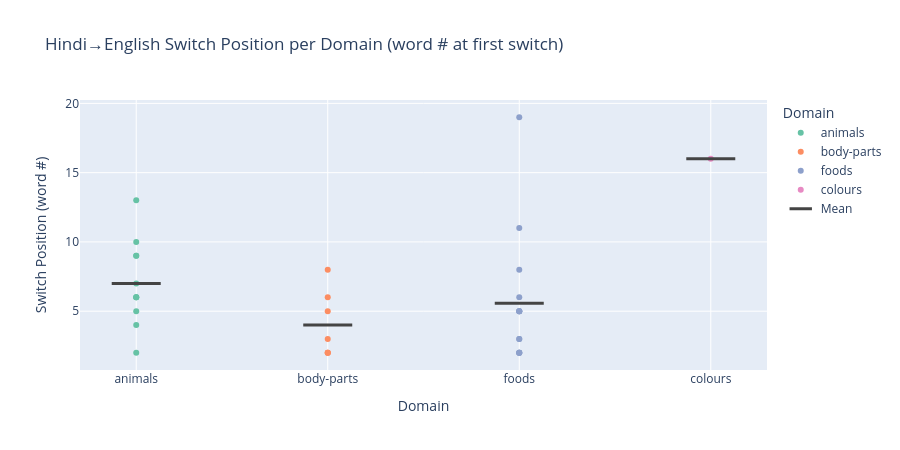
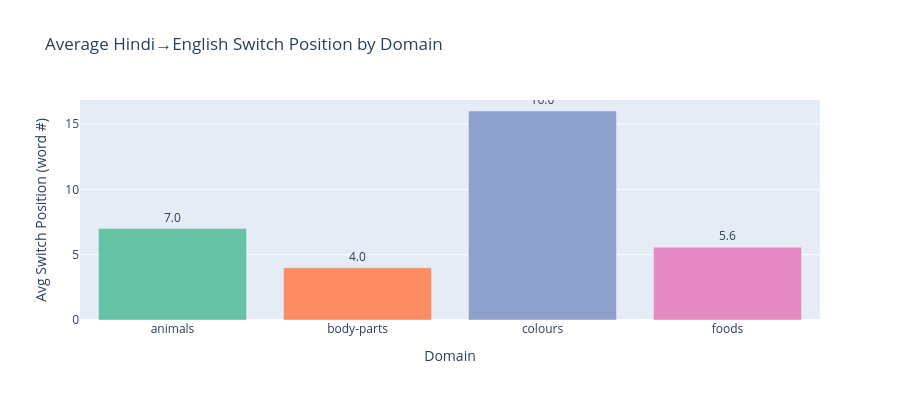

Notebook source saved alongside these figures, in order:
### Code cell
# Visual: scatter strip + mean bar for switch positions per domain
switched_data = switch_df[switch_df["switched_to_english"]].copy()

# Strip plot via px.scatter with jitter
fig = px.scatter(
    switched_data,
    x="domain",
    y="switch_position",
    color="domain",
    color_discrete_sequence=px.colors.qualitative.Set2,
    title="Hindi\u2192English Switch Position per Domain (word # at first switch)",
    labels={"switch_position": "Switch Position (word #)", "domain": "Domain"},
    hover_data=["subject_id"],
)

# Overlay mean as horizontal dash
for i, row in domain_switch_avg.iterrows():
    fig.add_trace(go.Scatter(
        x=[row["domain"]],
        y=[row["avg_switch_position"]],
        mode="markers",
        marker=dict(symbol="line-ew", size=35, color="black", line=dict(width=3)),
        name="Mean" if i == 0 else None,
        showlegend=(i == 0),
    ))

fig.update_layout(height=450, showlegend=True)
fig.show()

# Bar chart of averages
fig2 = px.bar(
    domain_switch_avg,
    x="domain",
    y="avg_switch_position",
    text="avg_switch_position",
    color="domain",
    color_discrete_sequence=px.colors.qualitative.Set2,
    title="Average Hindi\u2192English Switch Position by Domain",
    labels={"avg_switch_position": "Avg Switch Position (word #)", "domain": "Domain"},
    hover_data=["n_subjects", "median_switch_position"],
)
fig2.update_traces(texttemplate="%{text:.1f}", textposition="outside")
fig2.update_layout(showlegend=False, height=400)
fig2.show()

### Figure 1 — Plotly figure (JSON) as saved in the notebook; plotly's stock layout.template omitted (floating-point values rounded to 4 significant figures)
{"data": [{"customdata": [[5157], [10255], [25803], [53307], [61476], [73233], [76112], [77358], [81788], [83682], [92821]], "hovertemplate": "Domain=%{x}<br>Switch Position (word #)=%{y}<br>subject_id=%{customdata[0]}<extra></extra>", "legendgroup": "animals", "marker": {"color": "rgb(102,194,165)", "symbol": "circle"}, "mode": "markers", "name": "animals", "orientation": "v", "showlegend": true, "type": "scatter", "x": ["animals", "animals", "animals", "animals", "animals", "animals", "animals", "animals", "animals", "animals", "animals"], "xaxis": "x", "y": [6.0, 6.0, 13.0, 4.0, 9.0, 2.0, 10.0, 6.0, 7.0, 9.0, 5.0], "yaxis": "y"}, {"customdata": [[5157], [20970], [35389], [43909], [53307], [73233], [77358]], "hovertemplate": "Domain=%{x}<br>Switch Position (word #)=%{y}<br>subject_id=%{customdata[0]}<extra></extra>", "legendgroup": "body-parts", "marker": {"color": "rgb(252,141,98)", "symbol": "circle"}, "mode": "markers", "name": "body-parts", "orientation": "v", "showlegend": true, "type": "scatter", "x": ["body-parts", "body-parts", "body-parts", "body-parts", "body-parts", "body-parts", "body-parts"], "xaxis": "x", "y": [3.0, 2.0, 6.0, 2.0, 5.0, 2.0, 8.0], "yaxis": "y"}, {"customdata": [[5157], [10255], [20970], [25803], [34350], [35389], [49294], [53307], [61476], [76112], [77358], [81788], [83169], [92821]], "hovertemplate": "Domain=%{x}<br>Switch Position (word #)=%{y}<br>subject_id=%{customdata[0]}<extra></extra>", "legendgroup": "foods", "marker": {"color": "rgb(141,160,203)", "symbol": "circle"}, "mode": "markers", "name": "foods", "orientation": "v", "showlegend": true, "type": "scatter", "x": ["foods", "foods", "foods", "foods", "foods", "foods", "foods", "foods", "foods", "foods", "foods", "foods", "foods", "foods"], "xaxis": "x", "y": [2.0, 2.0, 5.0, 2.0, 11.0, 3.0, 5.0, 8.0, 2.0, 5.0, 6.0, 5.0, 3.0, 19.0], "yaxis": "y"}, {"customdata": [[83169]], "hovertemplate": "Domain=%{x}<br>Switch Position (word #)=%{y}<br>subject_id=%{customdata[0]}<extra></extra>", "legendgroup": "colours", "marker": {"color": "rgb(231,138,195)", "symbol": "circle"}, "mode": "markers", "name": "colours", "orientation": "v", "showlegend": true, "type": "scatter", "x": ["colours"], "xaxis": "x", "y": [16.0], "yaxis": "y"}, {"marker": {"color": "black", "line": {"width": 3}, "size": 35, "symbol": "line-ew"}, "mode": "markers", "name": "Mean", "showlegend": true, "type": "scatter", "x": ["animals"], "y": [7]}, {"marker": {"color": "black", "line": {"width": 3}, "size": 35, "symbol": "line-ew"}, "mode": "markers", "showlegend": false, "type": "scatter", "x": ["body-parts"], "y": [4]}, {"marker": {"color": "black", "line": {"width": 3}, "size": 35, "symbol": "line-ew"}, "mode": "markers", "showlegend": false, "type": "scatter", "x": ["colours"], "y": [16]}, {"marker": {"color": "black", "line": {"width": 3}, "size": 35, "symbol": "line-ew"}, "mode": "markers", "showlegend": false, "type": "scatter", "x": ["foods"], "y": [5.57]}], "layout": {"height": 450, "legend": {"title": {"text": "Domain"}, "tracegroupgap": 0}, "showlegend": true, "title": {"text": "Hindi→English Switch Position per Domain (word # at first switch)"}, "xaxis": {"anchor": "y", "categoryarray": ["animals", "body-parts", "foods", "colours"], "categoryorder": "array", "domain": [0, 1], "title": {"text": "Domain"}}, "yaxis": {"anchor": "x", "domain": [0, 1], "title": {"text": "Switch Position (word #)"}}}}

### Figure 2 — Plotly figure (JSON) as saved in the notebook; plotly's stock layout.template omitted (floating-point values rounded to 4 significant figures)
{"data": [{"customdata": [[11.0, 6.0]], "hovertemplate": "Domain=%{x}<br>Avg Switch Position (word #)=%{text}<br>n_subjects=%{customdata[0]}<br>median_switch_position=%{customdata[1]}<extra></extra>", "legendgroup": "animals", "marker": {"color": "rgb(102,194,165)", "pattern": {"shape": ""}}, "name": "animals", "orientation": "v", "showlegend": true, "text": [7.0], "textposition": "outside", "texttemplate": "%{text:.1f}", "type": "bar", "x": ["animals"], "xaxis": "x", "y": [7.0], "yaxis": "y"}, {"customdata": [[7.0, 3.0]], "hovertemplate": "Domain=%{x}<br>Avg Switch Position (word #)=%{text}<br>n_subjects=%{customdata[0]}<br>median_switch_position=%{customdata[1]}<extra></extra>", "legendgroup": "body-parts", "marker": {"color": "rgb(252,141,98)", "pattern": {"shape": ""}}, "name": "body-parts", "orientation": "v", "showlegend": true, "text": [4.0], "textposition": "outside", "texttemplate": "%{text:.1f}", "type": "bar", "x": ["body-parts"], "xaxis": "x", "y": [4.0], "yaxis": "y"}, {"customdata": [[1.0, 16.0]], "hovertemplate": "Domain=%{x}<br>Avg Switch Position (word #)=%{text}<br>n_subjects=%{customdata[0]}<br>median_switch_position=%{customdata[1]}<extra></extra>", "legendgroup": "colours", "marker": {"color": "rgb(141,160,203)", "pattern": {"shape": ""}}, "name": "colours", "orientation": "v", "showlegend": true, "text": [16.0], "textposition": "outside", "texttemplate": "%{text:.1f}", "type": "bar", "x": ["colours"], "xaxis": "x", "y": [16.0], "yaxis": "y"}, {"customdata": [[14.0, 5.0]], "hovertemplate": "Domain=%{x}<br>Avg Switch Position (word #)=%{text}<br>n_subjects=%{customdata[0]}<br>median_switch_position=%{customdata[1]}<extra></extra>", "legendgroup": "foods", "marker": {"color": "rgb(231,138,195)", "pattern": {"shape": ""}}, "name": "foods", "orientation": "v", "showlegend": true, "text": [5.57], "textposition": "outside", "texttemplate": "%{text:.1f}", "type": "bar", "x": ["foods"], "xaxis": "x", "y": [5.57], "yaxis": "y"}], "layout": {"barmode": "relative", "height": 400, "legend": {"title": {"text": "Domain"}, "tracegroupgap": 0}, "showlegend": false, "title": {"text": "Average Hindi→English Switch Position by Domain"}, "xaxis": {"anchor": "y", "categoryarray": ["animals", "body-parts", "colours", "foods"], "categoryorder": "array", "domain": [0, 1], "title": {"text": "Domain"}}, "yaxis": {"anchor": "x", "domain": [0, 1], "title": {"text": "Avg Switch Position (word #)"}}}}
